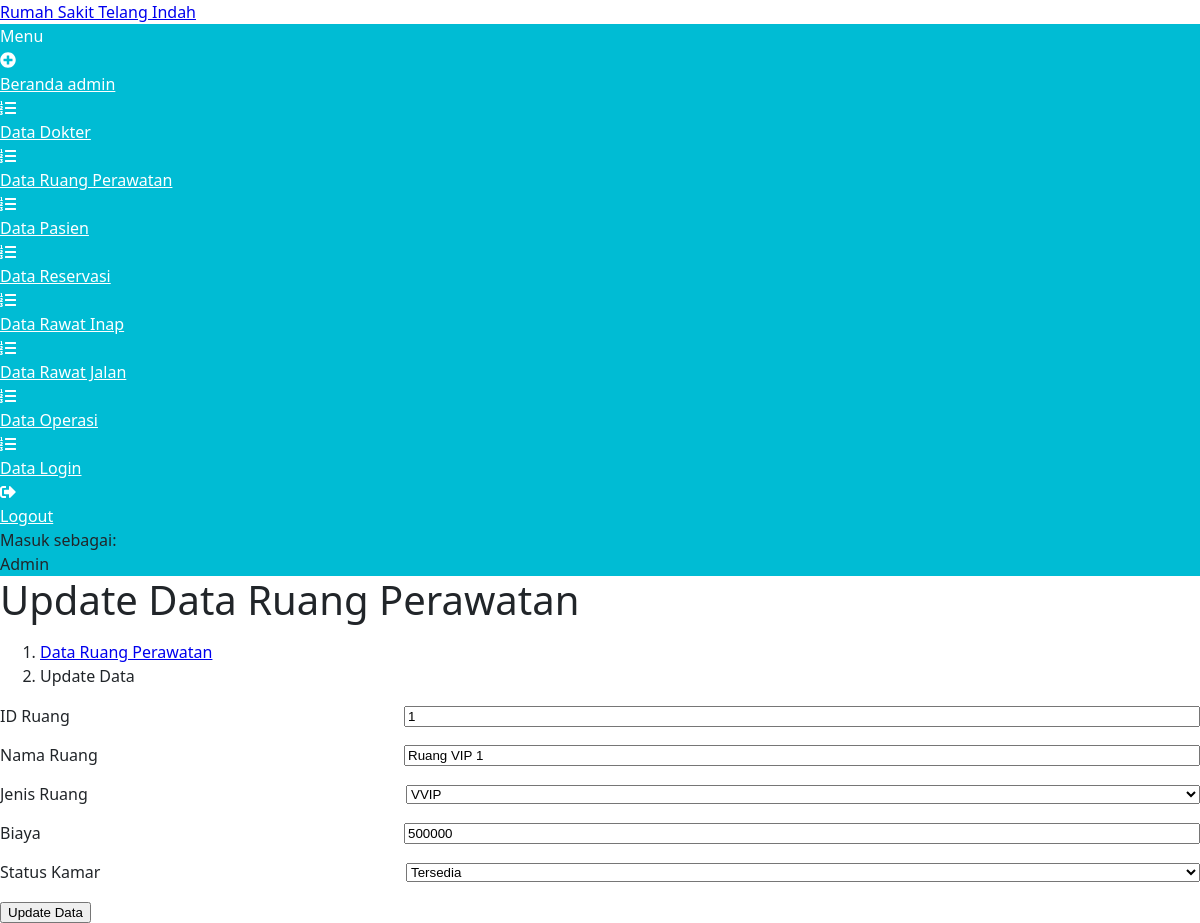
The app's page /updateruangperawatan.php?op=edit&id=1 (signed in) with its own data.
### tables this page shows
CREATE TABLE `ruang_perawatan` (
  `id_ruang` int(11) NOT NULL,
  `nama_ruang` varchar(20) NOT NULL,
  `jenis_ruang` enum('VVIP','VIP','REGULAR') NOT NULL,
  `biaya` int(11) NOT NULL,
  `status` enum('Tersedia','Tidak Tersedia') NOT NULL
);

### updateruangperawatan.php (the view, shortened to what this page needs)
<?php
require 'function.php';
if (isset($_GET['op']) && $_GET['op'] == 'edit' && isset($_GET['id'])) {
    $id = $_GET['id'];
    $sql = "SELECT * FROM ruang_perawatan WHERE id_ruang = ?";
    $stmt = mysqli_prepare($koneksi, $sql);
    mysqli_stmt_bind_param($stmt, 'i', $id);
    mysqli_stmt_execute($stmt);
    $result = mysqli_stmt_get_result($stmt);
    if ($result && mysqli_num_rows($result) > 0) {
        $data = mysqli_fetch_assoc($result);
        $id_ruang = $data['id_ruang'];
        $nama_ruang = $data['nama_ruang'];
        $jenis_ruang = $data['jenis_ruang'];
        $biaya = $data['biaya'];
        $status = $data['status'];
    } else {
        $error = "Data tidak ditemukan.";
    }
} else {
    header("Location: tabelruangperawatan.php");
    exit();
}
?>
<!DOCTYPE html>
<html lang="en">
<head>
    <link href="https://cdn.jsdelivr.net/npm/simple-datatables@latest/dist/style.css" rel="stylesheet" />
    <link href="css/styles.css" rel="stylesheet" />
</head>
<body class="sb-nav-fixed">
<nav class="sb-topnav navbar navbar-expand navbar-dark bg-primary">
        <a class="navbar-brand ps-3" href="user.php">Rumah Sakit Telang Indah</a>
    </nav>
    <div id="layoutSidenav">
        <div id="layoutSidenav_nav">
            <nav class="sb-sidenav accordion sb-sidenav-dark bg-cyan" id="sidenavAccordion">
                <div class="sb-sidenav-menu">
                    <div class="nav">
                        <div class="sb-sidenav-menu-heading">Menu</div>
                        <a class="nav-link" href="admin.php">
                            <div class="sb-nav-link-icon"><i class="fas fa-plus-circle"></i></div>
                            Beranda admin
                        </a>
                        <a class="nav-link" href="tabeldokter.php">
                            <div class="sb-nav-link-icon"><i class="fas fa-list-ol"></i></div>
                            Data Dokter
                        </a>
                        <a class="nav-link" href="tabelruangperawatan.php">
                            <div class="sb-nav-link-icon"><i class="fas fa-list-ol"></i></div>
                            Data Ruang Perawatan
                        </a>
                        <a class="nav-link" href="tabelpasien.php">
                            <div class="sb-nav-link-icon"><i class="fas fa-list-ol"></i></div>
                            Data Pasien
                        </a>
                        <a class="nav-link" href="tabelreservasi.php">
                            <div class="sb-nav-link-icon"><i class="fas fa-list-ol"></i></div>
                            Data Reservasi
                        </a>
                        <a class="nav-link" href="tabelrawatinap.php">
                            <div class="sb-nav-link-icon"><i class="fas fa-list-ol"></i></div>
                            Data Rawat Inap
                        </a>
                        <a class="nav-link" href="tabelrawatjalan.php">
                            <div class="sb-nav-link-icon"><i class="fas fa-list-ol"></i></div>
                            Data Rawat Jalan
                        </a>
                        <a class="nav-link" href="tabeloperasi.php">
                            <div class="sb-nav-link-icon"><i class="fas fa-list-ol"></i></div>
                            Data Operasi
                        </a>
                        <a class="nav-link" href="tabellogin.php">
                            <div class="sb-nav-link-icon"><i class="fas fa-list-ol"></i></div>
                            Data Login
                        </a>
                        <a class="nav-link" href="logout.php">
                            <div class="sb-nav-link-icon"><i class="fas fa-sign-out-alt"></i></div>
                            Logout
                        </a>
                    </div>
                </div>
                <div class="sb-sidenav-footer">
                    <div class="small">Masuk sebagai:</div>
                    Admin
                </div>
            </nav>
        </div>
        <div id="layoutSidenav_content">
            <main>
                <div class="container-fluid px-4">
                    <h1 class="mt-4">Update Data Ruang Perawatan</h1>
                    <ol class="breadcrumb mb=4">
                        <li class="breadcrumb-item"><a href="tabelruangperawatan.php">Data Ruang Perawatan</a></li>
                        <li class="breadcrumb-item active">Update Data</li>
                    </ol>
                    <div class="card mb-4">
                        <div class="card-body">
                            <form method="post">
                                <div class="form-group">
                                    <label for="id_ruang" class="form-label">ID Ruang</label>
                                    <input type="text" class="form-control" id="id_ruang" name="id_ruang"
                                        value="<?php echo $id_ruang; ?>" readonly>
                                </div>
                                <div class="form-group">
                                    <label for="nama_ruang" class="form-label">Nama Ruang</label>
                                    <input type="text" class="form-control" id="nama_ruang" name="nama_ruang"
                                        value="<?php echo $nama_ruang; ?>" required>
                                </div>
                                <div class="form-group">
                                    <label for="jenis_ruang" class="form-label">Jenis Ruang</label>
                                    <select class="form-select" id="jenis_ruang" name="jenis_ruang" required>
                                        <option value="VVIP" <?php echo ($jenis_ruang == 'VVIP') ? 'selected' : ''; ?>>VVIP</option>
                                    </select>
                                </div>
                                <div class="form-group">
                                    <label for="biaya" class="form-label">Biaya</label>
                                    <input type="text" class="form-control" id="biaya" name="biaya"
                                        value="<?php echo $biaya; ?>" required>
                                </div>
                                <div class="form-group">
                                    <label for="status" class="form-label">Status Kamar</label>
                                    <select class="form-select" id="status" name="status" required>
                                        <option value="Tersedia" <?php echo ($status == 'Tersedia') ? 'selected' : ''; ?>>Tersedia</option>
                                    </select>
                                </div>
                                <button type="submit" class="btn btn-primary">Update Data</button>
                            </form>
                        </div>
                    </div>
                </div>
            </main>
        </div>
    </div>
</body>
</html>

### css/styles.css (style rules this page uses)
:root { --bs-blue: #0d6efd; --bs-indigo: #6610f2; --bs-purple: #6f42c1; --bs-pink: #d63384; --bs-red: #dc3545; --bs-orange: #fd7e14; --bs-yellow: #ffc107; --bs-green: #198754; --bs-teal: #20c997; --bs-cyan: #0dcaf0; --bs-white: #fff; --bs-gray: #6c757d; --bs-gray-dark: #343a40; --bs-primary: #0d6efd; --bs-secondary: #6c757d; --bs-success: #198754; --bs-info: #0dcaf0; --bs-warning: #ffc107; --bs-danger: #dc3545; --bs-light: #f8f9fa; --bs-dark: #212529; --bs-font-sans-serif: system-ui, -apple-system, "Segoe UI", Roboto, "Helvetica Neue", Arial, "Noto Sans", "Liberation Sans", sans-serif, "Apple Color Emoji", "Segoe UI Emoji", "Segoe UI Symbol", "Noto Color Emoji"; --bs-font-monospace: SFMono-Regular, Menlo, Monaco, Consolas, "Liberation Mono", "Courier New", monospace; --bs-gradient: linear-gradient(180deg, rgba(255, 255, 255, 0.15), rgba(255, 255, 255, 0)); }
*, *::before, *::after { box-sizing: border-box; }
@media (prefers-reduced-motion: no-preference) { :root { scroll-behavior: smooth; } }
body { margin: 0; font-family: var(--bs-font-sans-serif); font-size: 1rem; font-weight: 400; line-height: 1.5; color: #212529; background-color: #fff; -webkit-text-size-adjust: 100%; -webkit-tap-highlight-color: rgba(0, 0, 0, 0); }
h6, .h6, h5, .h5, h4, .h4, h3, .h3, h2, .h2, h1, .h1 { margin-top: 0; margin-bottom: 0.5rem; font-weight: 500; line-height: 1.2; }
h1, .h1 { font-size: calc(1.375rem + 1.5vw); }
@media (min-width: 1200px) { h1, .h1 { font-size: 2.5rem; } }
body, html { height: 100%; }
#layoutSidenav { display: flex; min-height: 100vh; flex-direction: column; }
#layoutSidenav_content { flex: 1; display: flex; flex-direction: column; }
main { flex: 1; }
.bg-cyan { background-color: #00bcd4 !important; }
.sb-sidenav-menu .nav .sb-sidenav-menu-heading, .sb-sidenav-menu .nav .nav-link { color: white !important; }

### updateruangperawatan.php (style rules this page uses)
.form-group { display: flex; align-items: center; margin-bottom: 15px; }
.form-group label { flex: 1; margin-right: 10px; min-width: 150px; }
.form-group input, .form-group select { flex: 2; }

### records on screen
ruang_perawatan: id_ruang "1", nama_ruang "Ruang VIP 1", jenis_ruang "VVIP", biaya "500000", status "Tersedia"
